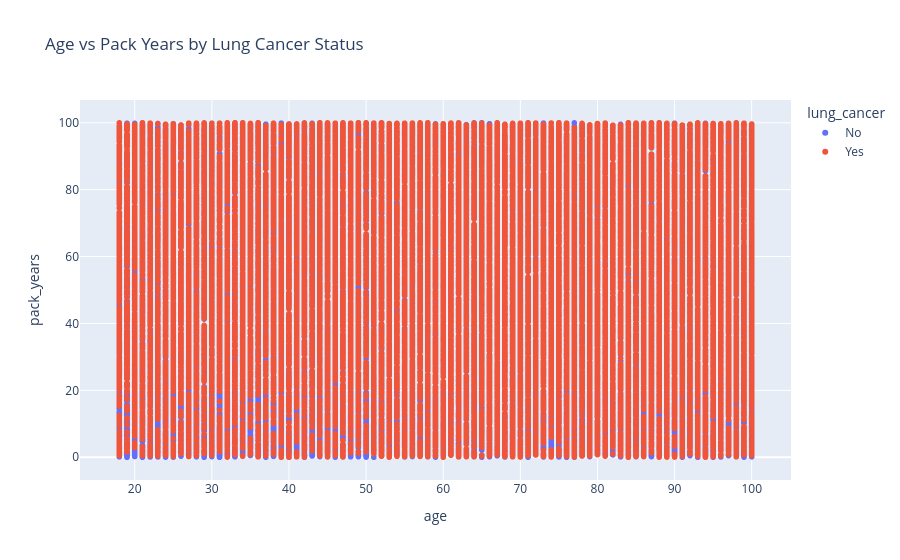

The notebook cell this image was saved under:
### Code cell
# Interactive scatter plot of age vs pack years colored by lung cancer status
fig = px.scatter(df, x='age', y='pack_years', color='lung_cancer',
                 title='Age vs Pack Years by Lung Cancer Status',
                 hover_data=['gender', 'radon_exposure', 'asbestos_exposure'])
fig.show()

### Figure 1 — Plotly figure (JSON) as saved in the notebook; plotly's stock layout.template omitted (floating-point values rounded to 4 significant figures; data arrays with more than 128 entries replaced by an {"elided": "..."} marker saying what was removed)
{"data": [{"customdata": {"elided": "15636x3 str values"}, "hovertemplate": "lung_cancer=No<br>age=%{x}<br>pack_years=%{y}<br>gender=%{customdata[0]}<br>radon_exposure=%{customdata[1]}<br>asbestos_exposure=%{customdata[2]}<extra></extra>", "legendgroup": "No", "marker": {"color": "#636efa", "symbol": "circle"}, "mode": "markers", "name": "No", "showlegend": true, "type": "scattergl", "x": {"elided": "15636 int values"}, "xaxis": "x", "y": {"elided": "15636 float values"}, "yaxis": "y"}, {"customdata": {"elided": "34364x3 str values"}, "hovertemplate": "lung_cancer=Yes<br>age=%{x}<br>pack_years=%{y}<br>gender=%{customdata[0]}<br>radon_exposure=%{customdata[1]}<br>asbestos_exposure=%{customdata[2]}<extra></extra>", "legendgroup": "Yes", "marker": {"color": "#EF553B", "symbol": "circle"}, "mode": "markers", "name": "Yes", "showlegend": true, "type": "scattergl", "x": {"elided": "34364 int values"}, "xaxis": "x", "y": {"elided": "34364 float values"}, "yaxis": "y"}], "layout": {"legend": {"title": {"text": "lung_cancer"}, "tracegroupgap": 0}, "title": {"text": "Age vs Pack Years by Lung Cancer Status"}, "xaxis": {"anchor": "y", "domain": [0, 1], "title": {"text": "age"}}, "yaxis": {"anchor": "x", "domain": [0, 1], "title": {"text": "pack_years"}}}}
